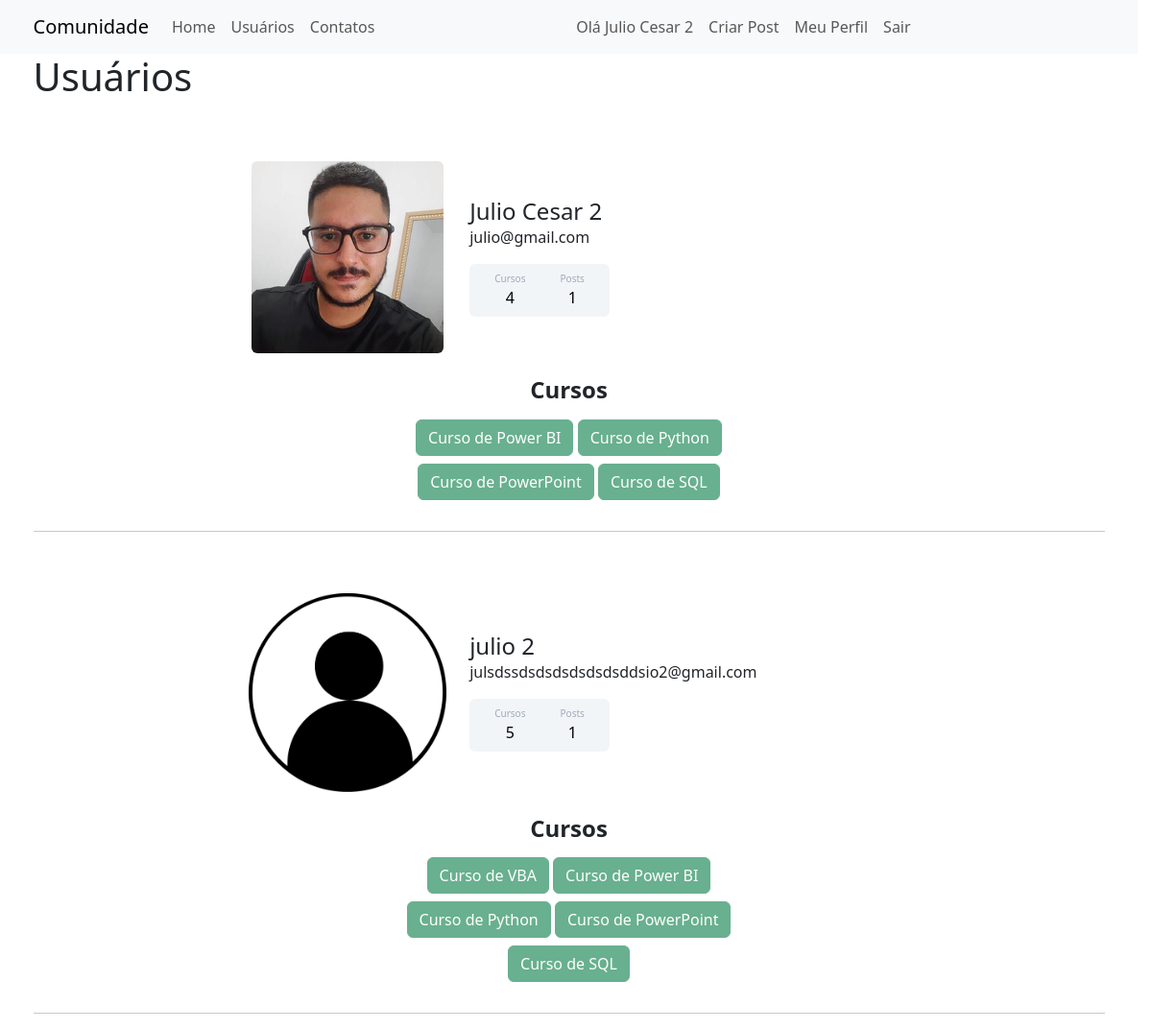
The app's page /usuarios (signed in) with its own data.
### comunidadeimpressionadora/modules.py (models this page shows)
class Usuario(database.Model, UserMixin):
    id = database.Column(database.Integer, primary_key=True)
    username = database.Column(database.String, nullable=False)
    email = database.Column(database.String, nullable=False, unique=True)
    senha = database.Column(database.String, nullable=False)
    foto_perfil = database.Column(database.String, default='default.jpg')
    posts = database.relationship('Post', backref='autor', lazy=True)
    cursos = database.Column(database.String, nullable=False, default='Não informado')
    def contar_posts(self):
        return len(self.posts)
    @property
    def foto_perfil_url(self):
        nome_foto = self.foto_perfil
        caminho_foto = os.path.join(current_app.root_path, 'static', 'fotos_perfil', nome_foto or '')
        if not nome_foto or not os.path.isfile(caminho_foto):
            nome_foto = 'default.jpg'
        return url_for('static', filename='fotos_perfil/' + nome_foto)

### comunidadeimpressionadora/routes.py (the view)
@app.route("/usuarios")
@login_required
def usuarios():
    lista_usuarios = Usuario.query.all()
    return render_template('usuarios.html', lista_usuarios=lista_usuarios)

### comunidadeimpressionadora/modules.py (called while the page is built)
@login_manager.user_loader
def load_usuario(id_usuario):
    return Usuario.query.get(int(id_usuario))

### comunidadeimpressionadora/templates/usuarios.html
{% extends 'base.html' %}
{% block body %}
<div class="container">
  <h1>Usuários</h1>
  {% for usuario in lista_usuarios %}
  <div class="container mt-5 d-flex justify-content-center">
    <div class="card p-3 w-100" style="max-width: 700px;">
      <div class="row align-items-center">
        <div class="col-12 col-md-4 text-center mb-3 mb-md-0">
          <img src="{{ usuario.foto_perfil_url }}" class="rounded img-fluid" alt="Foto de {{ usuario.username }}">
        </div>
        <div class="col-12 col-md-8">
          <h4 class="mb-0">{{ usuario.username }}</h4>
          <span>{{ usuario.email }}</span>
          <div class="col-12 col-md-4 p-2 mt-3 bg-primary d-flex justify-content-around rounded text-white stats">
            <div class="d-flex flex-column text-center">
              <span class="articles">Cursos</span>
              {% if "Não informado" in usuario.cursos or usuario.cursos == "" %}
                <span class="number1">0</span>
              {% else %}
                <span class="number1">{{ usuario.cursos.count(";") + 1 }}</span>
              {% endif %}
            </div>
            <div class="d-flex flex-column text-center">
              <span class="rating">Posts</span>
              <span class="number3">{{ usuario.contar_posts() }}</span>
            </div>
          </div>
        </div>
      </div>
      <div class="row justify-content-center mt-4">
        <div class="col-12 col-md-8 text-center">
          <h4><strong>Cursos</strong></h4>
          <div class="mt-2">
            {% for curso in usuario.cursos.split(";") %}
              {% if curso == '' or curso == 'Não informado' %}
                <button class="btn btn-secondary mt-2" disabled type="button">Nenhum curso</button>
              {% else %}
                <button class="btn btn-success mt-2" disabled type="button">{{ curso }}</button>
              {% endif %}
            {% endfor %}
          </div>
        </div>
      </div>
    </div>
  </div>
  <hr>
  {% endfor %}
</div>
{% endblock %}

### comunidadeimpressionadora/templates/navbar.html (shortened to what this page needs)
<nav class="navbar navbar-expand-lg bg-body-tertiary">
  <div class="container-fluid container">
    <a class="navbar-brand">Comunidade</a>
    <div class="collapse navbar-collapse" id="navbarSupportedContent">
      <ul class="navbar-nav me-auto mb-2 mb-lg-0">
        <li class="nav-item">
          <a class="nav-link" aria-current="page" href="{{ url_for('home') }}">Home</a>
        </li>
        <li class="nav-item">
          <a class="nav-link" href="{{ url_for('usuarios') }}">Usuários</a>
        </li>
        <li class="nav-item">
            <a class="nav-link" href="{{ url_for('contato') }}">Contatos</a>
        </li>
      </ul>
      <ul class="navbar-nav me-auto mb-2 mb-lg-0">
        {% if current_user.is_authenticated %}
          <li class="nav-item">
            <a class="nav-link" aria-current="page">Olá {{ current_user.username }}</a>
          </li>
          <li class="nav-item">
            <a class="nav-link" aria-current="page" href="{{ url_for('criar_post') }}">Criar Post</a>
          </li>
          <li class="nav-item">
            <a class="nav-link" aria-current="page" href="{{ url_for('perfil') }}">Meu Perfil</a>
          </li>
          <li class="nav-item">
            <a class="nav-link" aria-current="page" href="{{ url_for('sair') }}">Sair</a>
          </li>
        {% endif %}
      </ul>
    </div>
  </div>
</nav>

### comunidadeimpressionadora/static/main.css (style rules this page uses)
html { scrollbar-gutter: stable; }
.card, .meupost { max-width: 900px; width: 100%; border: none; border-radius: 10px; background-color: #fff; margin: 0 auto; word-wrap: break-word; overflow-wrap: break-word; }
.stats { background: #f2f5f8 !important; color: #000 !important; word-wrap: break-word; overflow-wrap: break-word; }
.articles, .followers, .rating { font-size: 10px; color: #a1aab9; }
.number1, .number2, .number3 { font-weight: 500; }

### records on screen
Usuario: username "Julio Cesar 2", foto_perfil_url (picture), email "julio@gmail.com", cursos "4", contar_posts "1", curso "Curso de Power BI" "Curso de Python" "Curso de PowerPoint" "Curso de SQL"
Usuario: foto_perfil_url (placeholder picture), username "julio 2", email "julsdssdsdsdsdsdsdsddsio2@gmail.com", cursos "5", contar_posts "1", curso "Curso de VBA" "Curso de Power BI" "Curso de Python" "Curso de PowerPoint" "Curso de SQL"
